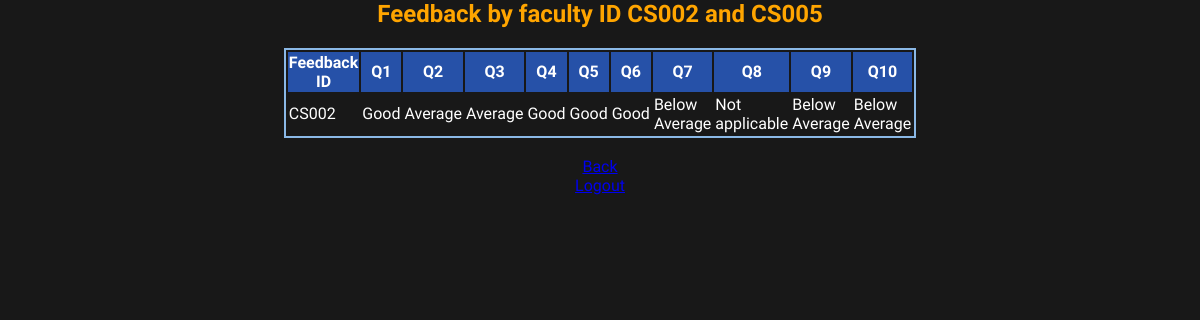
Screenshot of /rep5.php with the database file from the repository.
### tables this page shows
CREATE TABLE IF NOT EXISTS `feedback` (
  `Feedback_ID` varchar(5) NOT NULL,
  `Q1` varchar(20) NOT NULL,
  `Q2` varchar(20) NOT NULL,
  `Q3` varchar(20) NOT NULL,
  `Q4` varchar(20) NOT NULL,
  `Q5` varchar(20) NOT NULL,
  `Q6` varchar(20) NOT NULL,
  `Q7` varchar(20) NOT NULL,
  `Q8` varchar(20) NOT NULL,
  `Q9` varchar(20) NOT NULL,
  `Q10` varchar(20) NOT NULL,
  PRIMARY KEY (`Feedback_ID`)
);

### rep5.php (the view, shortened to what this page needs)
<html>
<head>
  <link href="default.css" rel = "stylesheet" type="text/css" media="all">
</head>
<body background="rvtrans.jpg">
<?php
$qry="select * from feedback where Feedback_ID ='CS005' or Feedback_ID='CS002';";
$val=mysql_query($qry);
?>
<center> <h2 style="color:orange;">Feedback by faculty ID CS002 and CS005</h2>
<center>
<table width="50%"  style="border:2px solid #8AB8E6; ">
<tr style="background-color:#2651A8">
	<th>Feedback ID</th>
	<th>Q1</th>
	<th>Q2</th>
	<th>Q3</th>
	<th>Q4</th>
	<th>Q5</th>
	<th>Q6</th>
	<th>Q7</th>
	<th>Q8</th>
	<th>Q9</th>
	<th>Q10</th>
	</tr>
<?php
while($row = mysql_fetch_array($val))
  {
  echo "<tr >";
  echo "<td>" . $row['Feedback_ID'] . "</td>";
  echo "<td>" . $row['Q1'] . "</td>";
  echo "<td>" . $row['Q2'] . "</td>";
  echo "<td>" . $row['Q3'] . "</td>";
  echo "<td>" . $row['Q4'] . "</td>";
  echo "<td>" . $row['Q5'] . "</td>";
  echo "<td>" . $row['Q6'] . "</td>";
  echo "<td>" . $row['Q7'] . "</td>";
  echo "<td>" . $row['Q8'] . "</td>";
  echo "<td>" . $row['Q9'] . "</td>";
  echo "<td>" . $row['Q10'] . "</td>";
  echo "</tr>";
  }
  ?>
</table>
</center>
</div><br>
<center><a href="reports.php">Back</a>
<center><a href="index.php">Logout</a></center>
</body>
</html>

### default.css (style rules this page uses)
html,body { height:100% }
body { background:#181818; padding-bottom: 0px; margin:0px; font-family: 'Didact Gothic',sans-serif; font-size:12pt; font-weight: 200; color: #FFF; text-decoration: none; }

### rows the page displays
feedback: Feedback_ID "CS002", Q1 "Good", Q2 "Average", Q3 "Average", Q4 "Good", Q5 "Good", Q6 "Good", Q7 "Below Average", Q8 "Not applicable", Q9 "Below Average", Q10 "Below Average"
